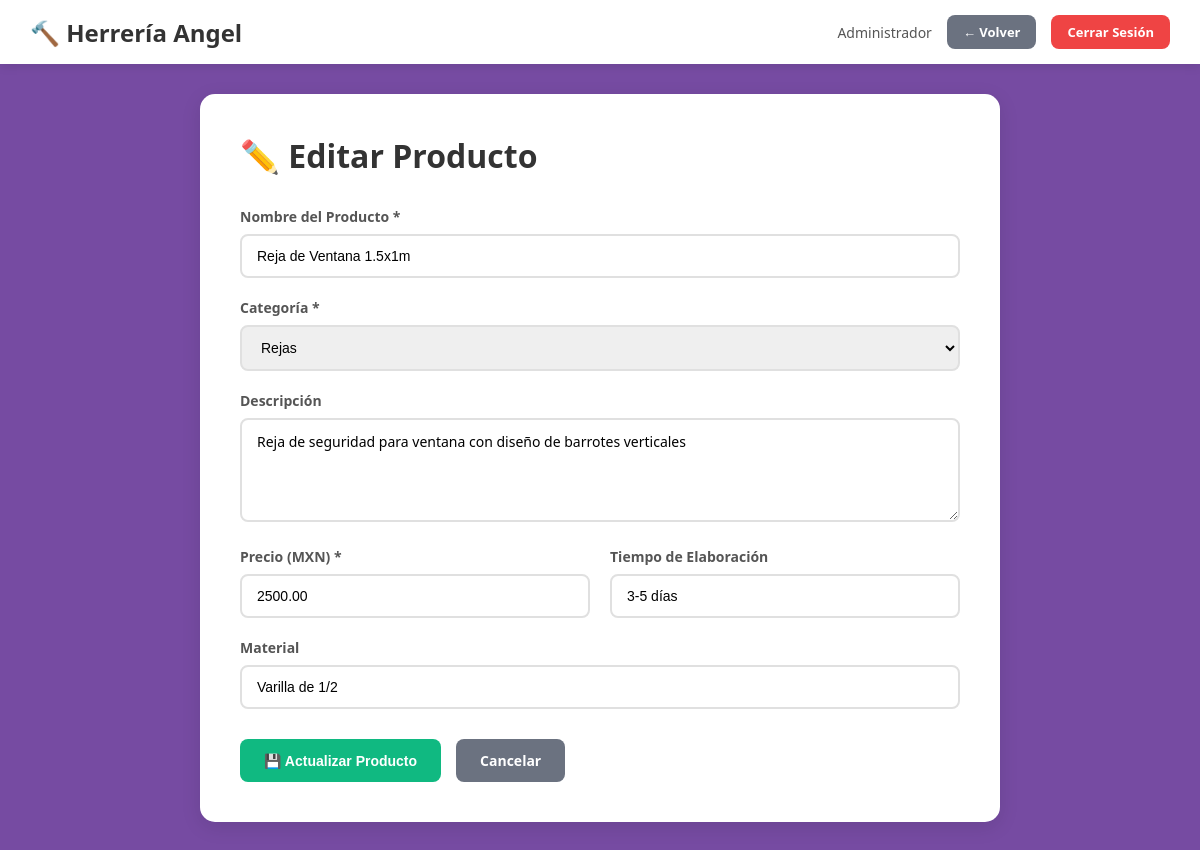
The app's page /editar.php?id=2 (signed in) with its own data.
### tables this page shows
CREATE TABLE Productos (
    id INT PRIMARY KEY AUTO_INCREMENT,
    nombre VARCHAR(150) NOT NULL,
    categoria ENUM('Puertas', 'Ventanas', 'Rejas', 'Portones', 'Escaleras', 'Barandales', 'Otros') NOT NULL,
    descripcion TEXT,
    precio DECIMAL(10,2) NOT NULL,
    tiempo_elaboracion VARCHAR(50),
    material VARCHAR(100),
    fecha_creacion TIMESTAMP DEFAULT CURRENT_TIMESTAMP,
    fecha_actualizacion TIMESTAMP DEFAULT CURRENT_TIMESTAMP ON UPDATE CURRENT_TIMESTAMP
);

### editar.php (the view, shortened to what this page needs)
<?php
include 'config/conexion.php';
$id = intval($_GET['id']);
$sql = "SELECT * FROM Productos WHERE id = '$id'";
$resultado = $conn->query($sql);
$producto = $resultado->fetch_assoc();
?>
<!DOCTYPE html>
<html lang="es">
<head>
    <link rel="stylesheet" href="assets/css/styles.css">
</head>
<body>
    <nav class="navbar">
        <div class="nav-container">
            <div class="nav-brand">
                <h2>🔨 Herrería Angel</h2>
            </div>
            <div class="nav-menu">
                <span class="user-info">
                    <?php echo htmlspecialchars($_SESSION['usuario_nombre']); ?>
                </span>
                <a href="home.php" class="btn btn-secondary btn-sm">← Volver</a>
                <a href="logout.php" class="btn btn-danger btn-sm">Cerrar Sesión</a>
            </div>
        </div>
    </nav>
    <div class="container">
        <div class="form-container">
            <h1>✏️ Editar Producto</h1>
            <form method="POST" action="<?php echo htmlspecialchars($_SERVER['PHP_SELF']) . '?id=' . $id; ?>">
                <div class="form-group">
                    <label for="nombre">Nombre del Producto *</label>
                    <input type="text" id="nombre" name="nombre" required
                           value="<?php echo htmlspecialchars($producto['nombre']); ?>">
                </div>
                <div class="form-group">
                    <label for="categoria">Categoría *</label>
                    <select id="categoria" name="categoria" required>
                        <option value="Rejas" <?php echo ($producto['categoria'] == 'Rejas') ? 'selected' : ''; ?>>Rejas</option>
                    </select>
                </div>
                <div class="form-group">
                    <label for="descripcion">Descripción</label>
                    <textarea id="descripcion" name="descripcion" rows="4"><?php echo htmlspecialchars($producto['descripcion']); ?></textarea>
                </div>
                <div class="form-row">
                    <div class="form-group">
                        <label for="precio">Precio (MXN) *</label>
                        <input type="number" id="precio" name="precio" step="0.01" min="0" required
                               value="<?php echo $producto['precio']; ?>">
                    </div>
                    <div class="form-group">
                        <label for="tiempo_elaboracion">Tiempo de Elaboración</label>
                        <input type="text" id="tiempo_elaboracion" name="tiempo_elaboracion"
                               value="<?php echo htmlspecialchars($producto['tiempo_elaboracion']); ?>">
                    </div>
                </div>
                <div class="form-group">
                    <label for="material">Material</label>
                    <input type="text" id="material" name="material"
                           value="<?php echo htmlspecialchars($producto['material']); ?>">
                </div>
                <div class="form-actions">
                    <button type="submit" class="btn btn-success">💾 Actualizar Producto</button>
                    <a href="home.php" class="btn btn-secondary">Cancelar</a>
                </div>
            </form>
        </div>
    </div>
</body>
</html>

### assets/css/styles.css (style rules this page uses)
* { margin: 0; padding: 0; box-sizing: border-box; }
body { font-family: 'Segoe UI', Tahoma, Geneva, Verdana, sans-serif; background: #764ba2; min-height: 100vh; }
.form-group { margin-bottom: 20px; }
.form-group label { display: block; color: #555; font-weight: 600; margin-bottom: 8px; font-size: 14px; }
.form-group input, .form-group select, .form-group textarea { width: 100%; padding: 12px 15px; border: 2px solid #e0e0e0; border-radius: 8px; font-size: 14px; transition: all 0.3s; }
.form-group textarea { resize: vertical; font-family: inherit; }
.btn { display: inline-block; padding: 12px 24px; border: none; border-radius: 8px; font-size: 14px; font-weight: 600; text-decoration: none; cursor: pointer; transition: all 0.3s; text-align: center; }
.btn-success { background: #10b981; color: white; }
.btn-danger { background: #ef4444; color: white; }
.btn-secondary { background: #6b7280; color: white; }
.btn-sm { padding: 8px 16px; font-size: 13px; }
.navbar { background: white; box-shadow: 0 2px 10px rgba(0,0,0,0.1); padding: 0; }
.nav-container { max-width: 1400px; margin: 0 auto; padding: 15px 30px; display: flex; justify-content: space-between; align-items: center; }
.nav-brand h2 { color: #333; font-size: 24px; }
.nav-menu { display: flex; align-items: center; gap: 15px; }
.user-info { color: #555; font-size: 14px; }
.container { max-width: 1400px; margin: 30px auto; padding: 0 30px; }
.form-container { background: white; border-radius: 15px; padding: 40px; box-shadow: 0 5px 20px rgba(0,0,0,0.1); max-width: 800px; margin: 0 auto; }
.form-container h1 { color: #333; margin-bottom: 30px; }
.form-row { display: grid; grid-template-columns: 1fr 1fr; gap: 20px; }
.form-actions { display: flex; gap: 15px; margin-top: 30px; }

### records on screen
productos: nombre "Reja de Ventana 1.5x1m", categoria "Rejas", descripcion "Reja de seguridad para ventana con diseño de barrotes verticales", precio "2500.00", tiempo_elaboracion "3-5 días", material "Varilla de 1/2"

### other values on screen
$_SESSION['usuario_nombre'] "Administrador"
